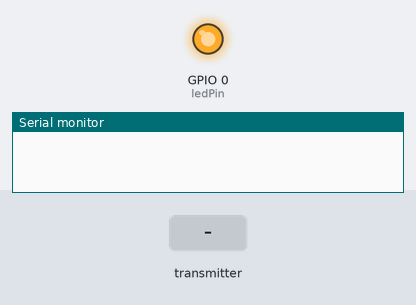
Simulated run of this sketch. Board: ESP32. On the bench: output pins drawn as LEDs (lit = HIGH), the last lines printed to the serial monitor. Dashed ring = blinking. Inputs (shaded band) come from the test bench.

Above: at 1.2 s.
1.3 s: the transmitter starts sending buttonState = 1
At 4.2 s:
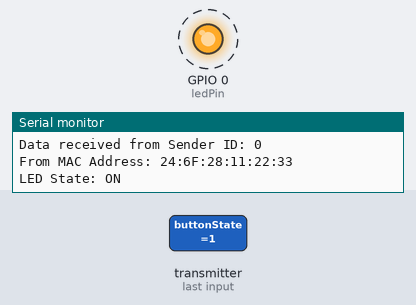
4.3 s: the transmitter starts sending buttonState = 0
At 4.9 s:
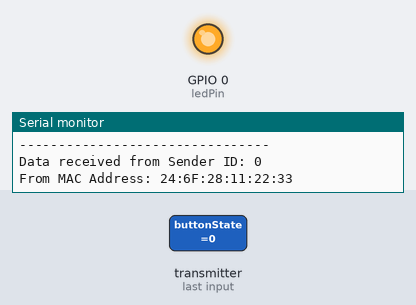
Timing chart, 0 to 7.3 s (numbered marks = the images above; inputs shaded):
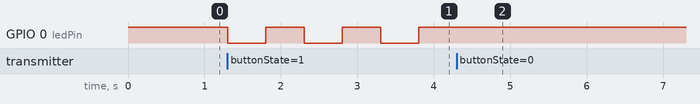

Measured:
- after the input at 1.3 s, GPIO 0 (ledPin): alternates HIGH for 0.50 s and LOW for 0.50 s, starting at once
- after the input at 4.3 s, GPIO 0 (ledPin): stops changing and stays HIGH

The sketch:

esp_now_toggle_receiver.ino
```cpp
#include <esp_now.h>
#include <WiFi.h>
#include <esp_wifi.h> // Needed for esp_now_recv_info_t

// Define the LED pin
const int ledPin = 0; // GPIO0 - Be careful, this is also a boot pin!

// Define a data structure that matches the sender's structure
typedef struct struct_message {
    int id; // Unique ID for each sender board
    bool buttonState; // true if button pressed
} struct_message;

// Create a struct_message called myData
struct_message myData;

// Keep track of the LED state
bool ledState = true; // Start with LED ON (HIGH)

// Callback function that will be executed when data is received
void OnDataRecv(const esp_now_recv_info * info, const uint8_t *incomingData, int len) {
  memcpy(&myData, incomingData, sizeof(myData));
  Serial.println("--------------------------------");
  Serial.print("Data received from Sender ID: ");
  Serial.println(myData.id);
  Serial.print("From MAC Address: ");
  for (int i = 0; i < 6; i++) {
    Serial.print(info->src_addr[i], HEX);
    if (i < 5) Serial.print(":");
  }
  Serial.println();

  if (myData.buttonState == true) { // Only act on button press signal
    ledState = !ledState; // Toggle the LED state
    digitalWrite(ledPin, ledState ? HIGH : LOW);
    Serial.print("LED State: ");
    Serial.println(ledState ? "ON" : "OFF");
  }
  Serial.println();
}

void setup() {
  Serial.begin(115200);

  // Initialize LED pin as an output and set initial state to ON
  pinMode(ledPin, OUTPUT);
  digitalWrite(ledPin, HIGH); // LED starts ON

  // Set device as a Wi-Fi Station
  WiFi.mode(WIFI_STA);

  // Init ESP-NOW
  if (esp_now_init() != ESP_OK) {
    Serial.println("Error initializing ESP-NOW");
    return;
  }

  esp_now_register_recv_cb(OnDataRecv);
}

void loop() {
  // Leave blank. All the action happens in the callback function.
}
```
